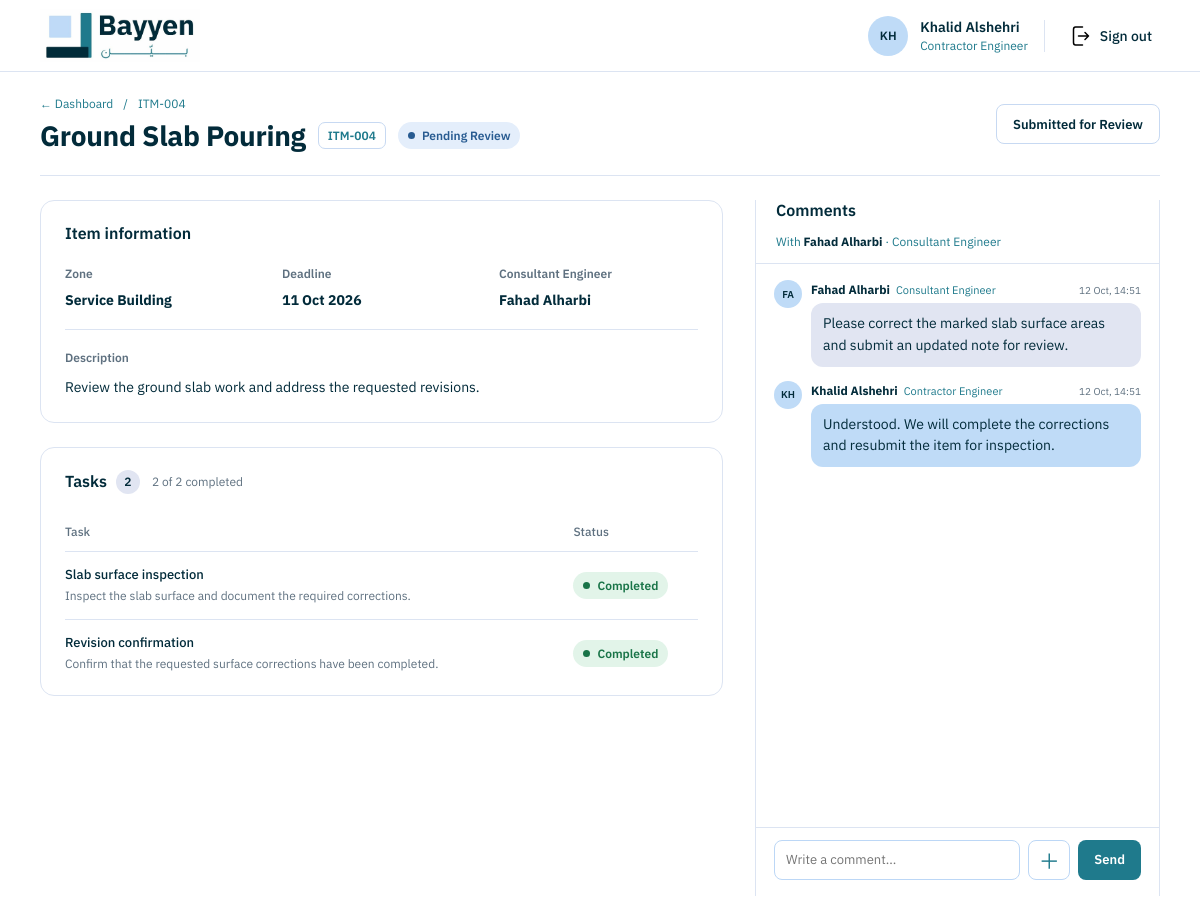
The app's page /contractor-engineer/items/4/ (signed in) with its own data.
### core/models.py (models this page shows, shortened)
class User(AbstractUser):
    class Role(models.TextChoices):
        PROJECT_MANAGER = "PROJECT_MANAGER", "Project Manager"
        CONSULTANT_ENGINEER = "CONSULTANT_ENGINEER", "Consultant Engineer"
        SITE_ENGINEER = "SITE_ENGINEER", "Site Engineer"
        CONTRACTOR_ENGINEER = "CONTRACTOR_ENGINEER", "Contractor Engineer"
    role = models.CharField(max_length=24, choices=Role.choices)
    company_name = models.CharField(max_length=200, blank=True)

class Item(models.Model):
    class Status(models.TextChoices):
        NOT_STARTED = "NOT_STARTED", "Not Started"
        IN_PROGRESS = "IN_PROGRESS", "In Progress"
        PENDING_REVIEW = "PENDING_REVIEW", "Pending Review"
        NEEDS_REVISION = "NEEDS_REVISION", "Needs Revision"
        COMPLETED = "COMPLETED", "Completed"
    title = models.CharField(max_length=200)
    description = models.TextField()
    zone = models.CharField(max_length=100, blank=True)
    contractor_company = models.CharField(max_length=200, blank=True)
    contractor = models.ForeignKey(
        "User", on_delete=models.PROTECT, related_name="contracted_items",
        null=True, blank=True, limit_choices_to={"role": "CONTRACTOR_ENGINEER"},
    )
    due_date = models.DateField(null=True, blank=True)
    status = models.CharField(
        max_length=20,
        choices=Status.choices,
        default=Status.NOT_STARTED,
    )
    submitted_by = models.ForeignKey(
        "User",
        on_delete=models.PROTECT,
        related_name="submitted_items",
        null=True,
        blank=True,
    )
    submitted_at = models.DateTimeField(null=True, blank=True)
    submission_note = models.TextField(blank=True)

class Task(models.Model):
    class Status(models.TextChoices):
        PENDING = "PENDING", "Pending"
        IN_PROGRESS = "IN_PROGRESS", "In Progress"
        PENDING_REVIEW = "PENDING_REVIEW", "Pending Review"
        COMPLETED = "COMPLETED", "Completed"
        NEEDS_CORRECTION = "NEEDS_CORRECTION", "Needs Correction"
    item = models.ForeignKey(Item, on_delete=models.CASCADE, related_name="tasks")
    title = models.CharField(max_length=200)
    description = models.TextField(blank=True)
    area = models.CharField(max_length=100, blank=True)
    site_engineer = models.ForeignKey(
        User,
        on_delete=models.PROTECT,
        related_name="assigned_tasks",
        limit_choices_to={"role": User.Role.SITE_ENGINEER},
    )
    consultant_engineer = models.ForeignKey(
        User,
        on_delete=models.PROTECT,
        related_name="consultant_tasks",
        limit_choices_to={"role": User.Role.CONSULTANT_ENGINEER},
    )
    status = models.CharField(
        max_length=20,
        choices=Status.choices,
        default=Status.PENDING,
    )
    due_date = models.DateField(null=True, blank=True)
    updated_at = models.DateTimeField(auto_now=True)

class Message(models.Model):
    task = models.ForeignKey(
        Task,
        on_delete=models.CASCADE,
        related_name="messages",
        null=True,
        blank=True,
    )
    item = models.ForeignKey(
        Item,
        on_delete=models.CASCADE,
        related_name="messages",
        null=True,
        blank=True,
    )
    sender = models.ForeignKey(
        User,
        on_delete=models.PROTECT,
        related_name="sent_messages",
    )
    receiver = models.ForeignKey(
        User,
        on_delete=models.PROTECT,
        related_name="received_messages",
    )
    content = models.TextField(blank=True)
    attachment = models.FileField(
        upload_to="task_attachments/",
        blank=True,
        null=True,
    )
    created_at = models.DateTimeField(auto_now_add=True)
    class Meta:
        ordering = ["created_at"]

### core/views.py (the view)
@login_required(login_url="core:login")
def contractor_item_detail(request, item_id):
    if not _has_contractor_access(request.user):
        return HttpResponseForbidden("Contractor Engineer access required.")
    item = get_object_or_404(
        Item.objects.select_related("contractor"),
        pk=item_id,
        contractor=request.user,
    )
    tasks = list(
        item.tasks.select_related("site_engineer", "consultant_engineer").order_by("id")
    )
    consultant = next(
        (task.consultant_engineer for task in tasks
         if task.consultant_engineer_id and task.consultant_engineer.is_active),
        None,
    )
    if request.method == "POST":
        action = request.POST.get("action", "")
        if action == "update_task_status":
            task_id = request.POST.get("task_id")
            task = get_object_or_404(Task, pk=task_id, item=item)
            allowed_statuses = {
                Task.Status.PENDING,
                Task.Status.IN_PROGRESS,
                Task.Status.COMPLETED,
            }
            new_status = request.POST.get("status", "")
            if item.status in {Item.Status.PENDING_REVIEW, Item.Status.COMPLETED}:
                messages.error(request, "Task statuses cannot be changed while the item is under review or approved.")
            elif new_status not in allowed_statuses:
                messages.error(request, "Invalid task status.")
            else:
                task.status = new_status
                task.save(update_fields=["status", "updated_at"])
                if item.status == Item.Status.NOT_STARTED:
                    item.status = Item.Status.IN_PROGRESS
                    item.save(update_fields=["status"])
                messages.success(request, "Task status updated.")
            return redirect("core:contractor_item_detail", item_id=item.pk)
        if action == "submit_item":
            task_queryset = item.tasks.all()
            if consultant is None:
                messages.error(request, "This item has no active Consultant Engineer assigned yet.")
            elif not task_queryset.exists():
                messages.error(request, "Add at least one task before submitting this item.")
            elif task_queryset.exclude(status=Task.Status.COMPLETED).exists():
                messages.error(request, "Complete all tasks before submitting this item.")
            elif item.status == Item.Status.COMPLETED:
                messages.info(request, "This item has already been approved.")
            elif item.status == Item.Status.PENDING_REVIEW:
                messages.info(request, "This item has already been submitted for review.")
            else:
                item.status = Item.Status.PENDING_REVIEW
                item.submitted_by = request.user
                item.submitted_at = timezone.now()
                item.save(update_fields=["status", "submitted_by", "submitted_at"])
                messages.success(request, "Item submitted to the Consultant Engineer for review.")
            return redirect("core:contractor_item_detail", item_id=item.pk)
        if action == "send_comment":
            form = ItemMessageForm(request.POST, request.FILES)
            if consultant is None:
                messages.error(request, "This item has no active Consultant Engineer assigned yet.")
                return redirect("core:contractor_item_detail", item_id=item.pk)
            if form.is_valid():
                message = form.save(commit=False)
                message.item = item
                message.sender = request.user
                message.receiver = consultant
                message.save()
                messages.success(request, "Message sent to the Consultant Engineer.")
                return redirect("core:contractor_item_detail", item_id=item.pk)
            message_form = form
        else:
            return HttpResponseForbidden("This action is not available to Contractor Engineers.")
    else:
        message_form = ItemMessageForm()
    task_rows = [{"task": task} for task in tasks]
    return render(request, "core/contractor_item_detail.html", {
        "item": item,
        "tasks": tasks,
        "task_rows": task_rows,
        "completed_tasks": sum(task.status == Task.Status.COMPLETED for task in tasks),
        "consultant": consultant,
        "comments": _contractor_consultant_messages(item, request.user, consultant),
        "message_form": message_form,
    })

### core/templates/core/contractor_item_detail.html (shortened to what this page needs)
{% extends "core/base.html" %}
{% load static %}
{% block extra_css %}<link rel="stylesheet" href="{% static 'core/css/consultant_item_detail.css' %}">{% endblock %}
{% block content %}
<main class="detail-page contractor-item-detail">
  <div class="detail-heading">
    <div>
      <nav class="breadcrumbs" aria-label="Breadcrumb"><a href="{% url 'core:contractor_dashboard' %}">← Dashboard</a><span>/</span><span>ITM-{{ item.pk|stringformat:'03d' }}</span></nav>
      <div class="title-line"><h1>{{ item.title }}</h1><span class="item-code">ITM-{{ item.pk|stringformat:'03d' }}</span><span class="status-badge status-{{ item.status|lower }}">{{ item.get_status_display }}</span></div>
    </div>
    <div class="heading-actions">
      {% if item.status == 'PENDING_REVIEW' %}<span class="button button-secondary is-disabled" aria-disabled="true">Submitted for Review</span>
      {% elif item.status == 'COMPLETED' %}<span class="button button-secondary is-disabled" aria-disabled="true">Approved</span>
      {% endif %}
    </div>
  </div>
  <div class="detail-layout">
    <div class="detail-main">
      <section class="content-card item-information" aria-labelledby="item-info-heading">
        <div class="section-heading"><h2 id="item-info-heading">Item information</h2></div>
        <div class="item-facts">
          <div><span>Zone</span><strong>{{ item.zone|default:'—' }}</strong></div>
          <div><span>Deadline</span><strong>{{ item.due_date|date:'d M Y'|default:'—' }}</strong></div>
          <div><span>Consultant Engineer</span><strong>{% if consultant %}{{ consultant.get_full_name|default:consultant.username }}{% else %}—{% endif %}</strong></div>
        </div>
        <div class="description-block"><span>Description</span><p>{{ item.description|default:'No description provided.' }}</p></div>
      </section>
      <section class="content-card tasks-card" aria-labelledby="tasks-heading">
        <div class="section-heading tasks-heading"><div class="tasks-title"><h2 id="tasks-heading">Tasks <span class="count-badge">{{ tasks|length }}</span></h2><span class="tasks-progress">{{ completed_tasks }} of {{ tasks|length }} completed</span></div></div>
        <div class="task-table-wrap"><table class="task-table"><thead><tr><th>Task</th><th>Status</th></tr></thead><tbody>
        {% for row in task_rows %}<tr><td><strong>{{ row.task.title }}</strong><span class="task-description">{{ row.task.description|default:row.task.area|default:'' }}</span></td><td>{% if item.status != 'PENDING_REVIEW' and item.status != 'COMPLETED' %}<form method="post" class="task-status-form">{% csrf_token %}<input type="hidden" name="action" value="update_task_status"><input type="hidden" name="task_id" value="{{ row.task.pk }}"><label class="visually-hidden" for="task-status-{{ row.task.pk }}">Status for {{ row.task.title }}</label><select id="task-status-{{ row.task.pk }}" name="status" class="task-status-select" onchange="this.form.submit()"><option value="PENDING" {% if row.task.status == 'PENDING' %}selected{% endif %}>Pending</option><option value="IN_PROGRESS" {% if row.task.status == 'IN_PROGRESS' %}selected{% endif %}>In Progress</option><option value="COMPLETED" {% if row.task.status == 'COMPLETED' %}selected{% endif %}>Completed</option></select></form>{% else %}<span class="task-status task-{{ row.task.status|lower }}"><i></i>{{ row.task.get_status_display }}</span>{% endif %}</td></tr>
        {% empty %}<tr><td colspan="2" class="empty-tasks">No tasks have been added to this item yet.</td></tr>{% endfor %}
        </tbody></table></div>
      </section>
    </div>
    <aside class="comments-panel contractor-comments-panel" aria-labelledby="comments-heading">
      <div class="comments-heading"><h2 id="comments-heading">Comments</h2></div>
      {% if consultant %}<p class="conversation-with">With <strong>{{ consultant.get_full_name|default:consultant.username }}</strong> · Consultant Engineer</p>{% else %}<p class="conversation-with">No active Consultant Engineer is assigned to this item.</p>{% endif %}
      <div class="comment-thread" aria-live="polite">
        {% for comment in comments %}<article class="comment-message {% if comment.sender_id == request.user.id %}is-mine{% endif %}"><div class="comment-avatar">{{ comment.sender.get_full_name|default:comment.sender.username|slice:':2'|upper }}</div><div class="comment-body"><div class="comment-meta"><strong>{{ comment.sender.get_full_name|default:comment.sender.username }}</strong><span>{{ comment.sender.get_role_display }}</span><time datetime="{{ comment.created_at|date:'c' }}">{{ comment.created_at|date:'d M, H:i' }}</time></div>{% if comment.content %}<p>{{ comment.content|linebreaksbr }}</p>{% endif %}{% if comment.attachment %}<a class="attachment-link" href="{{ comment.attachment.url }}" target="_blank" rel="noopener">Open attachment</a>{% endif %}</div></article>
        {% empty %}<p class="no-comments">No messages in this conversation yet.</p>{% endfor %}
      </div>
      {% if consultant %}<form method="post" enctype="multipart/form-data" class="comment-composer"><div class="composer-fields"><div class="message-field">{{ message_form.content }}</div><label class="attachment-button" for="id_attachment" title="Attach a file">＋</label><button class="button button-primary" type="submit">Send</button></div></form>{% endif %}
    </aside>
  </div>
</main>
{% endblock %}

### core/templates/core/base.html (shortened to what this page needs)
{% load static %}
<!doctype html>
<html lang="en">
<head>
  <link rel="stylesheet" href="{% static 'core/css/base.css' %}">
  {% block extra_css %}{% endblock %}
</head>
<body>
<header class="site-top">
  {% if request.user.role == 'CONTRACTOR_ENGINEER' %}
    <a class="brand" href="{% url 'core:contractor_dashboard' %}" aria-label="Bayyen dashboard"><img src="{% static 'core/images/bayyen-logo.jpg' %}" alt="Bayyen"></a>
  {% elif request.user.role == 'CONSULTANT_ENGINEER' %}
    <a class="brand" href="{% url 'core:consultant_dashboard' %}" aria-label="Bayyen dashboard"><img src="{% static 'core/images/bayyen-logo.jpg' %}" alt="Bayyen"></a>
  {% elif request.user.role == 'PROJECT_MANAGER' %}
    <a class="brand" href="{% url 'core:project_manager_dashboard' %}" aria-label="Bayyen dashboard"><img src="{% static 'core/images/bayyen-logo.jpg' %}" alt="Bayyen"></a>
  {% else %}
    <a class="brand" href="{% url 'core:home' %}" aria-label="Bayyen home"><img src="{% static 'core/images/bayyen-logo.jpg' %}" alt="Bayyen"></a>
  {% endif %}
  {% if request.user.is_authenticated %}
  <div class="user-area">
    <div class="avatar">{{ request.user.get_full_name|default:request.user.username|slice:":2"|upper }}</div>
    <div class="user-copy"><strong>{{ request.user.get_full_name|default:request.user.username }}</strong><span>{{ request.user.get_role_display }}</span></div>
    <form method="post" action="{% url 'core:logout' %}">{% csrf_token %}<button class="signout" type="submit"><img src="{% static 'core/icons/SignOut.svg' %}" alt="">Sign out</button></form>
  </div>
  {% endif %}
</header>
{% block content %}{% endblock %}
</body>
</html>

### records on screen
User: user.get_full_name "KH", user.get_full_name "Khalid Alshehri", user.role "Contractor Engineer"
Item: pk "004", title "Ground Slab Pouring", status "Pending Review", zone "Service Building", due_date "11 Oct 2026", description "Review the ground slab work and address the requested revisions."
User: get_full_name "Fahad Alharbi"
Task: task "Slab surface inspection", task.description "Inspect the slab surface and document the required corrections.", task.status "Completed"
Task: task "Revision confirmation", task.description "Confirm that the requested surface corrections have been completed.", task.status "Completed"
Message: sender.get_full_name "FA", sender.get_full_name "Fahad Alharbi", sender.role "Consultant Engineer", created_at "12 Oct, 14:51", content "Please correct the marked slab surface areas and submit an updated note for review."
Message: sender.get_full_name "KH", sender.get_full_name "Khalid Alshehri", sender.role "Contractor Engineer", created_at "12 Oct, 14:51", content "Understood. We will complete the corrections and resubmit the item for inspection."

### other values on screen
{{ tasks|length }} "2"
{{ completed_tasks }} "2"
